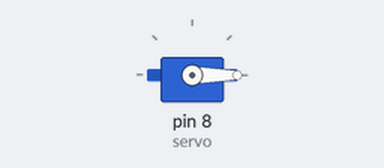
Recording of a sketch running on a simulated Arduino Uno, built with avr-gcc and run on an emulated ATmega328P. On the bench: servo.

Above: at 0.1 s.
At 2.1 s:
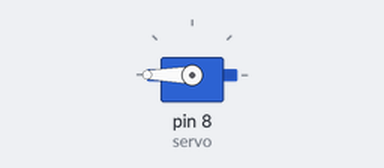
Timing chart, 0 to 3.6 s (numbered marks = the images above):
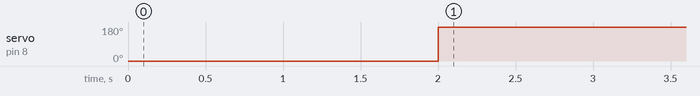

Measured:
- by itself, servo on pin 8 (servo): 0° → 180° at 2.0 s

The sketch:

Servo1.ino
```cpp
#include<Servo.h>

Servo servo;


void setup() {
  // put your setup code here, to run once:
  servo.attach(8);
  servo.write(0);
  delay(2000);

}
int i=0;
void loop() {
  // put your main code here, to run repeatedly:


  servo.write(300);
 // i=(i+5)%360;
  //delay(1000);
 // servo.write(0);
  delay(1000);

}
```
